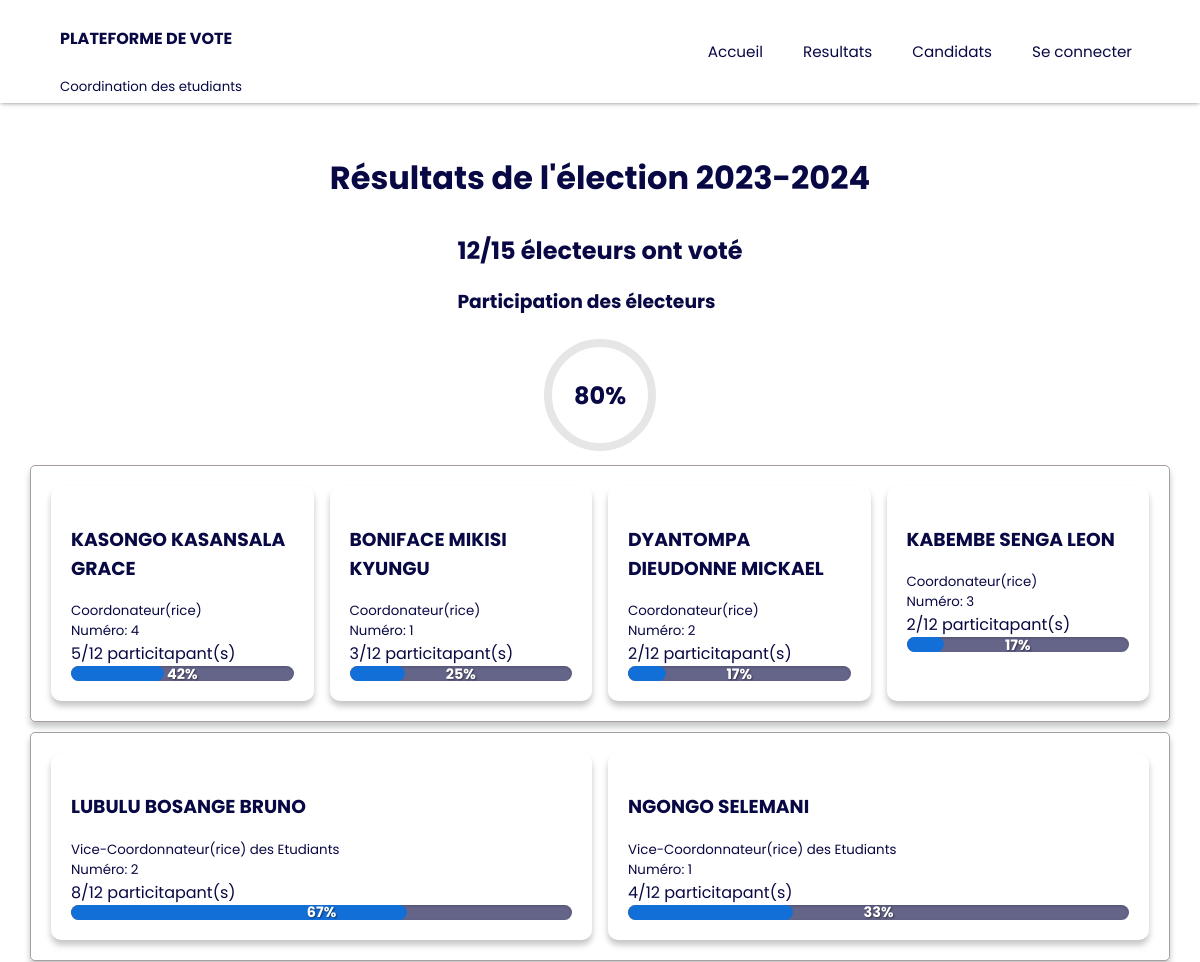
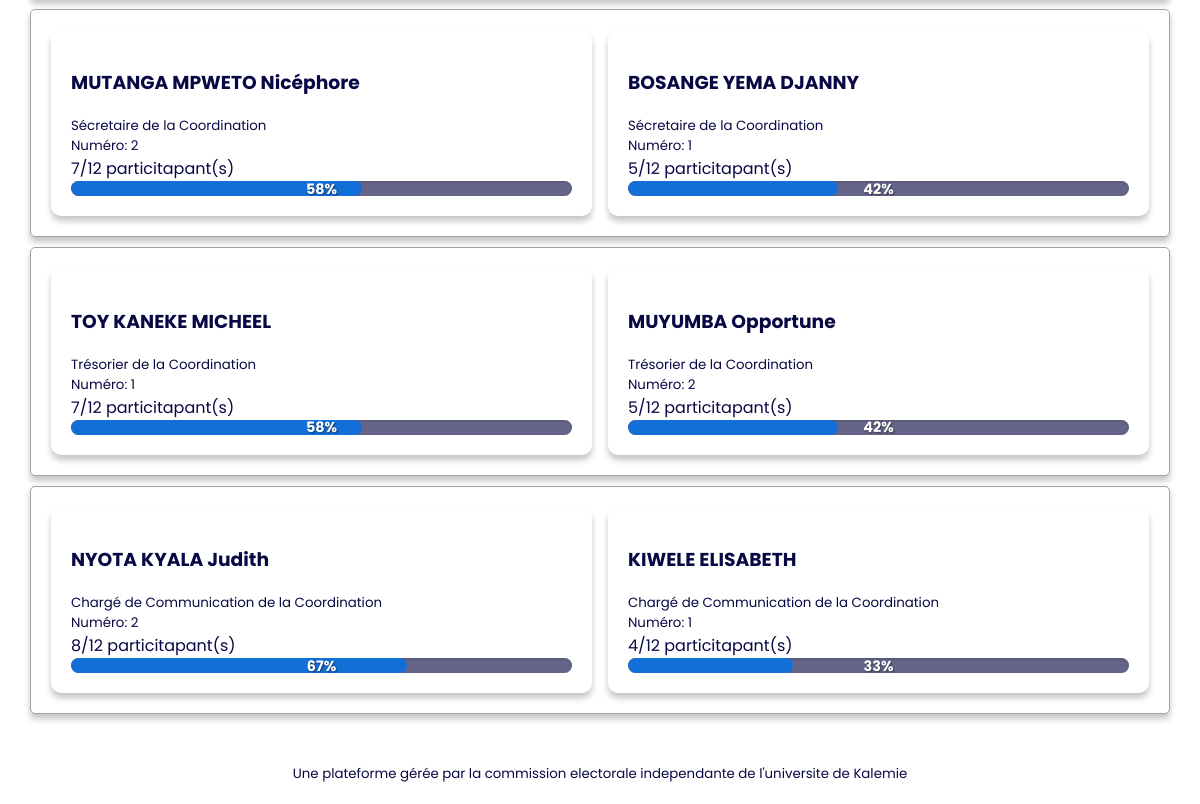
The page /resultat/2/ on the database its author committed (2 pictures, top to bottom).
### Appli_vote/models.py (models this page shows, shortened)
class Election(models.Model):
    year = models.CharField(max_length=9)
    detail = models.TextField()
    begin = models.DateTimeField()
    end = models.DateTimeField()
    enable = models.BooleanField(default=True)
    thumbnail = models.ImageField(blank=True, null=True)
    class Meta:
        ordering = ['-pk']
        verbose_name="Election"

class Candidat(models.Model):
    mat=models.CharField(max_length=255, verbose_name="Matricule",default=uuid4)
    name = models.CharField(max_length=255, verbose_name="Nom",blank=False)
    fac=models.CharField(max_length=255, choices=[
        ("Sciences Informatiques","informatique"),
        ("Sciences Biomédicales","medecine"),
        ("Sciences Juridiques","droit"),
        ("Sciences Sociales","social"),
        ("Sciences Economiques","economie"),
        ("Sciences Agronomiques","agronomie"),
        ("Ecole de Santé Publique","sante"),
        ("Sciences Psychologiques","psycho"),
        ("Sciences de l'Information et de la Communication","sic"),
    ], verbose_name="Faculté" )
    prom=models.CharField(choices=[
        ("G1","g1"),
        ("G2","g2"),
        ("G3","g3"),
        ("L1","l1"),
        ("L2","l2"),
        ("Bac+1","bac1"),
        ("Bac+2","bac2"),
        ("Bac+3","bac3"),
    ], max_length=255)
    description=models.TextField(blank=True, null=True, default='Aucune description')
    thumbnail = models.ImageField(default='')
    num_candidat=models.IntegerField()
    poste=models.CharField(max_length=255,choices=[
        ("coordo","Coordonnateur des Etudiants"),
        ("vice-cordo","Vice-Coordonnateur des Etudiants"),
        ("sec","Sécretaire de la Coordination"),
        ("tresorier","Trésorier de la Coordination"),
        ("cc","Chargé de Communication de la Coordination")
    ])
    election = models.ForeignKey(Election, on_delete=models.CASCADE, null=True)

### Appli_vote/views.py (the view)
# urls.py: path('resultat/<int:pk>/',resultat,name="resultat"),
def resultat (request, pk):
    if pk == 0 :
        election = Election.objects.first()
    else:
        election = Election.objects.get(pk=pk)
    datas= {
        'year' : election.year,
        'electeurs' : Electeur.objects.filter(election=election).count(),
        'candidats' : Candidat.objects.filter(election=election).annotate(nb_votes=Count('votant')).order_by('-nb_votes'),
        'part_num': Electeur.objects.filter(election=election, voted=True).annotate(n_elects=(Count('candidat',distinct=True))).count()
    }
    return render(request, 'Appli_vote/resultat.html', context=datas)

### Appli_vote/templates/Appli_vote/resultat.html (shortened to what this page needs)
{% extends "base.html" %}
{% load static %}
{% block content %}
    <div class="cntr d-col rds-5p pd-10p gp-10p">
        <h1>Résultats de l'élection {{ year }}</h1>
        <div class="card">
            <h2><span id="part-num">{{ part_num }}</span>/<span id="electeurs">{{ electeurs }}</span> électeurs ont voté</h2>
            <h3>Participation des électeurs</h3>
            <div class="progress-circle-container">
                <div class="progress-circle" data-percentage="70">
                    <span class="progress-text">5%</span>
                </div>
            </div>
        </div>
        <div class="adapt shdw rds-5p gp-50p w-100 bdr">
            {% for candidat in candidats %}
                {% if candidat.poste == 'coordo' %}
                <div class="d-flex shdw rds-10p d-col pd-10p w-100 card">
                    <h3>{{ candidat.name }}</h3>
                    <small>Coordonateur(rice)</small>
                    <small>Numéro: {{ candidat.num_candidat }}</small>
                    <div class="vote-count">{{ candidat.nb_votes }}/{{ part_num }} particitapant(s)</div>
                    <div class="progress-bar-container">
                        <div class="progress-bar" data-percentage="25">
                            <div class="progress-fill"></div>
                        </div>
                        <span class="progress-label">60%</span>
                    </div>
                </div>
                {% endif %}
            {% endfor %}
        </div>
        <div class="adapt shdw rds-5p gp-50p w-100 bdr">
            {% for candidat in candidats %}
                {% if candidat.poste == 'vice-cordo' %}
                <div class="d-flex shdw rds-10p d-col pd-10p w-100 card">
                    <h3>{{ candidat.name }}</h3>
                    <small>Vice-Coordonnateur(rice) des Etudiants</small>
                    <small>Numéro: {{ candidat.num_candidat }}</small>
                    <div class="vote-count">{{ candidat.nb_votes }}/{{ part_num }} particitapant(s)</div>
                    <div class="progress-bar-container">
                        <div class="progress-bar" data-percentage="25">
                            <div class="progress-fill"></div>
                        </div>
                        <span class="progress-label">60%</span>
                    </div>
                </div>
                {% endif %}
            {% endfor %}
        </div>
        <div class="adapt shdw rds-5p gp-50p w-100 bdr">
            {% for candidat in candidats %}
                {% if candidat.poste == 'sec' %}
                <div class="d-flex shdw rds-10p d-col pd-10p w-100 card">
                    <h3>{{ candidat.name }}</h3>
                    <small>Sécretaire de la Coordination</small>
                    <small>Numéro: {{ candidat.num_candidat }}</small>
                    <div class="vote-count">{{ candidat.nb_votes }}/{{ part_num }} particitapant(s)</div>
                    <div class="progress-bar-container">
                        <div class="progress-bar" data-percentage="25">
                            <div class="progress-fill"></div>
                        </div>
                        <span class="progress-label">60%</span>
                    </div>
                </div>
                {% endif %}
            {% endfor %}
        </div>
        <div class="adapt shdw rds-5p gp-50p w-100 bdr">
            {% for candidat in candidats %}
                {% if candidat.poste == 'tresorier' %}
                <div class="d-flex shdw rds-10p d-col pd-10p w-100 card">
                    <h3>{{ candidat.name }}</h3>
                    <small>Trésorier de la Coordination</small>
                    <small>Numéro: {{ candidat.num_candidat }}</small>
                    <div class="vote-count">{{ candidat.nb_votes }}/{{ part_num }} particitapant(s)</div>
                    <div class="progress-bar-container">
                        <div class="progress-bar" data-percentage="25">
                            <div class="progress-fill"></div>
                        </div>
                        <span class="progress-label">60%</span>
                    </div>
                </div>
                {% endif %}
            {% endfor %}
        </div>
        <div class="adapt shdw rds-5p gp-50p w-100 bdr">
            {% for candidat in candidats %}
                {% if candidat.poste == 'cc' %}
                <div class="d-flex shdw rds-10p d-col pd-10p w-100 card">
                    <h3>{{ candidat.name }}</h3>
                    <small>Chargé de Communication de la Coordination</small>
                    <small>Numéro: {{ candidat.num_candidat }}</small>
                    <div class="vote-count">{{ candidat.nb_votes }}/{{ part_num }} particitapant(s)</div>
                    <div class="progress-bar-container">
                        <div class="progress-bar" data-percentage="25">
                            <div class="progress-fill"></div>
                        </div>
                        <span class="progress-label">60%</span>
                    </div>
                </div>
                {% endif %}
            {% endfor %}
        </div>
    </div>
{% endblock %}

### Appli_vote/static/css/style.css (style rules this page uses)
* { box-sizing: border-box; -webkit-font-smoothing: antialiased; -moz-osx-font-smoothing: grayscale; }
body { padding: 0; margin: 0; font-family: "Poppins", sans-serif; color: rgb(8, 8, 68); }
.cntr { display: flex; justify-content: center; align-items: center; }
.pd-10p { padding: 20px; }
.rds-5p { border-radius: 5px; }
.rds-10p { border-radius: 10px; }
.w-100 { width: 100%; }
.d-col { flex-direction: column; }
.d-flex { display: flex; }
.shdw { box-shadow: rgba(0, 0, 0, 0.23) 0px 5px 6px; }
.bdr { border: solid 1px rgba(114, 100, 100, 0.61); }
.gp-10p { gap: 10px; }
.gp-50p { gap: 50px; }
h2 { margin: 0; }
.adapt { display: grid; grid-template-columns: repeat(auto-fit, minmax(200px, 1fr)); gap: 16px; padding: 20px; }
.progress-circle-container { display: flex; justify-content: center; align-items: center; position: relative; }
.progress-circle { position: relative; width: 120px; height: 120px; }
.progress-text { position: absolute; top: 50%; left: 50%; transform: translate(-50%, -50%); font-size: 1.5rem; font-weight: bold; color: var(--text-color); }
.progress-bar-container { width: 100%; height: 15px; background: rgba(8, 8, 68, 0.623); ; border-radius: 15px; overflow: hidden; position: relative; box-shadow: inset 0 1px 3px rgba(0, 0, 0, 0.2); }
.progress-bar { height: 100%; display: flex; align-items: center; }
.progress-fill { height: 100%; width: 0; background-color: rgb(19, 111, 216); ; border-radius: 15px; transition: width 0.5s ease-in-out; box-shadow: 0 0 10px var(--primary-color); }
.progress-label { position: absolute; left: 50%; top: 50%; transform: translate(-50%, -50%); color: white; font-weight: bold; font-size: 0.9rem; text-shadow: 1px 1px 2px rgba(0, 0, 0, 0.5); }

### rows shown on the page
Election: year "2023-2024"
Candidat: name "KASONGO KASANSALA GRACE", num_candidat "4", nb_votes "5", part_num "12"
Candidat: name "BONIFACE MIKISI KYUNGU", num_candidat "1", nb_votes "3", part_num "12"
Candidat: name "DYANTOMPA DIEUDONNE MICKAEL", num_candidat "2", nb_votes "2", part_num "12"
Candidat: name "KABEMBE SENGA LEON", num_candidat "3", nb_votes "2", part_num "12"
Candidat: name "LUBULU BOSANGE BRUNO", num_candidat "2", nb_votes "8", part_num "12"
Candidat: name "NGONGO SELEMANI", num_candidat "1", nb_votes "4", part_num "12"
Candidat: name "MUTANGA MPWETO Nicéphore", num_candidat "2", nb_votes "7", part_num "12"
Candidat: name "BOSANGE YEMA DJANNY", num_candidat "1", nb_votes "5", part_num "12"
Candidat: name "TOY KANEKE MICHEEL", num_candidat "1", nb_votes "7", part_num "12"
Candidat: name "MUYUMBA Opportune", num_candidat "2", nb_votes "5", part_num "12"
Candidat: name "NYOTA KYALA Judith", num_candidat "2", nb_votes "8", part_num "12"
Candidat: name "KIWELE ELISABETH", num_candidat "1", nb_votes "4", part_num "12"

### other values the page prints
{{ part_num }} "12"
{{ electeurs }} "15"
